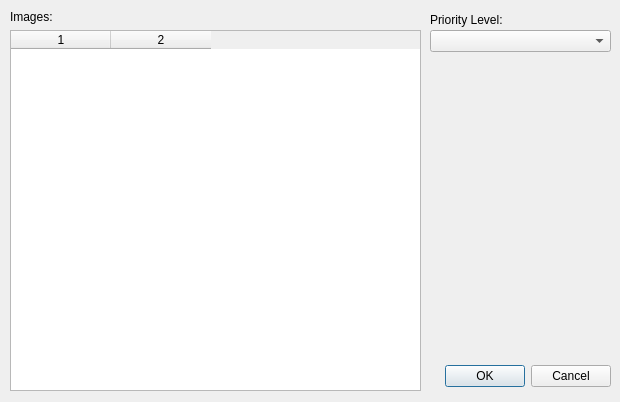
<?xml version="1.0" encoding="UTF-8"?>
<ui version="4.0">
 <class>EodmsDialogBase</class>
 <widget class="QDialog" name="EodmsDialogBase">
  <property name="geometry">
   <rect>
    <x>0</x>
    <y>0</y>
    <width>620</width>
    <height>402</height>
   </rect>
  </property>
  <property name="maximumSize">
   <size>
    <width>620</width>
    <height>402</height>
   </size>
  </property>
  <property name="windowTitle">
   <string>EODMS Order</string>
  </property>
  <widget class="QDialogButtonBox" name="boxOkCancel">
   <property name="geometry">
    <rect>
     <x>270</x>
     <y>360</y>
     <width>341</width>
     <height>32</height>
    </rect>
   </property>
   <property name="orientation">
    <enum>Qt::Horizontal</enum>
   </property>
   <property name="standardButtons">
    <set>QDialogButtonBox::Cancel|QDialogButtonBox::Ok</set>
   </property>
  </widget>
  <widget class="QLabel" name="lblImages">
   <property name="geometry">
    <rect>
     <x>10</x>
     <y>10</y>
     <width>47</width>
     <height>14</height>
    </rect>
   </property>
   <property name="text">
    <string>Images:</string>
   </property>
  </widget>
  <widget class="QLabel" name="label">
   <property name="geometry">
    <rect>
     <x>430</x>
     <y>10</y>
     <width>111</width>
     <height>20</height>
    </rect>
   </property>
   <property name="text">
    <string>Priority Level:</string>
   </property>
  </widget>
  <widget class="QComboBox" name="cboPriority">
   <property name="geometry">
    <rect>
     <x>430</x>
     <y>30</y>
     <width>181</width>
     <height>22</height>
    </rect>
   </property>
  </widget>
  <widget class="QTableWidget" name="tblImages">
   <property name="geometry">
    <rect>
     <x>10</x>
     <y>30</y>
     <width>411</width>
     <height>361</height>
    </rect>
   </property>
   <property name="selectionMode">
    <enum>QAbstractItemView::NoSelection</enum>
   </property>
   <property name="columnCount">
    <number>2</number>
   </property>
   <column/>
   <column/>
  </widget>
 </widget>
 <resources/>
 <connections>
  <connection>
   <sender>boxOkCancel</sender>
   <signal>accepted()</signal>
   <receiver>EodmsDialogBase</receiver>
   <slot>accept()</slot>
   <hints>
    <hint type="sourcelabel">
     <x>20</x>
     <y>20</y>
    </hint>
    <hint type="destinationlabel">
     <x>20</x>
     <y>20</y>
    </hint>
   </hints>
  </connection>
  <connection>
   <sender>boxOkCancel</sender>
   <signal>rejected()</signal>
   <receiver>EodmsDialogBase</receiver>
   <slot>reject()</slot>
   <hints>
    <hint type="sourcelabel">
     <x>20</x>
     <y>20</y>
    </hint>
    <hint type="destinationlabel">
     <x>20</x>
     <y>20</y>
    </hint>
   </hints>
  </connection>
 </connections>
</ui>
